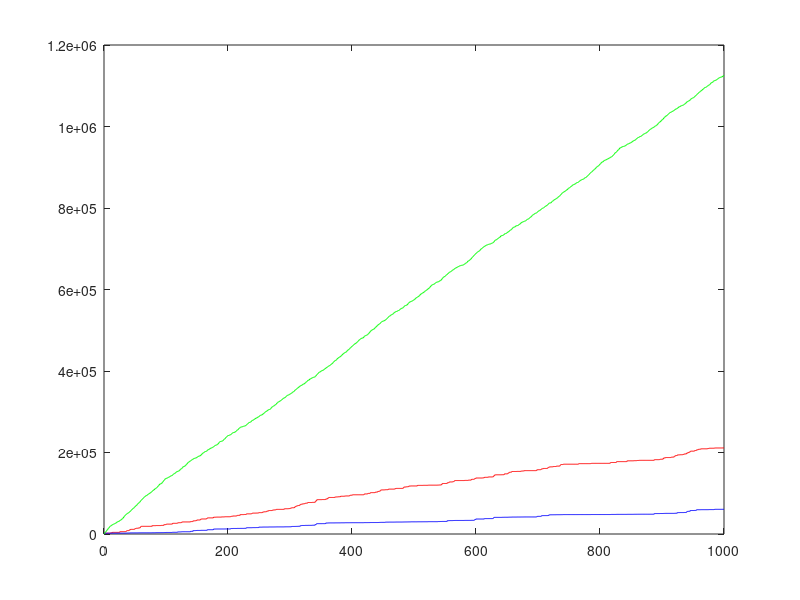

Here is the MATLAB script that generated this plot:
% Clear scope
clear;

% Simulation of Interaction
Interaction = 1000;

% Max bytes per webpages
MaxBytesWebPages = 200;

% Max bytes for each object web
MaxBytesObjectWeb = 2000;

% Probabilities
% - Access the same webpage
ProbSameWebPage = 0.8;
% - Web object repeated
ProbRepeated = 0.8;

% Inicialization - Algorithm

% Number of webpages to simulate
NumWebPages = Interaction;
% Variables to save that web pages can 
% access or have accessed
WebPagesToAccess = zeros(NumWebPages,1);
WebPagesAccessed = zeros(NumWebPages,1);

% Variables to plot
% Bytes Transfered
BytesTransferedAW = zeros(Interaction,1);
BytesTransferedNG = zeros(Interaction,1);
% Bytes used from each cache
BytesFromCacheAW = zeros(Interaction,1);
BytesFromCacheNG = zeros(Interaction,1);
% Bytes used in simulation
BytesUsed = zeros(Interaction,1);

% Bytes Transfered during the webpage access
% - For actual web
AWBytesTransfered = 0;
% - For NovaGenesis Web
NGBytesTransfered = 0;

% Total Bytes Used from Cache
TotalBytesUsedInAWCache = 0;
TotalBytesUsedInNGCache = 0;
% Total Bytes Used
TotalBytesUsed = 0;

% Generation of webpages data
% RANDI - Uniformly distributed pseudorandom integers
WebPagesData = randi(MaxBytesWebPages,NumWebPages,1);

% For each webpage:
for i = 1:NumWebPages
    % - Assign a repeated object
    WebPagesData(i,2) = randi(MaxBytesObjectWeb);
    % - Set index to provide a webpage can be accessed
    WebPagesToAccess(i,1) = i;
end

% Size of webpages accessed
ka_size = 1;

% First Interaction of Simulation
% Get random webpage to access and Set it to accessed
kta = randi(size(WebPagesToAccess,1));
k = WebPagesToAccess(kta);
WebPagesAccessed(ka_size) = k;
ka_size = ka_size + 1;
WebPagesToAccess(kta,:) = [];
% Total Bytes Transfered by first interaction
BytesToTransfer = WebPagesData(k,1) + WebPagesData(k,2);
AWBytesTransfered = AWBytesTransfered + BytesToTransfer;
NGBytesTransfered = NGBytesTransfered + BytesToTransfer;
TotalBytesUsed = TotalBytesUsed + BytesToTransfer;
% To Plot
BytesTransferedAW(1) = AWBytesTransfered;
BytesTransferedNG(1) = NGBytesTransfered;
BytesFromCacheAW(1) = TotalBytesUsedInAWCache;
BytesFromCacheNG(1) = TotalBytesUsedInNGCache;
BytesUsed(1) = TotalBytesUsed;

% Simulation for the rest of the interactions
for i = 1:Interaction-1
    UserAccess = rand();
    if( UserAccess <= ProbSameWebPage )
        % Access same webpage
        ka = randi(ka_size-1);
        k = WebPagesAccessed(ka,1);
        BytesInCache = WebPagesData(k,1) + WebPagesData(k,2);
        TotalBytesUsedInAWCache = TotalBytesUsedInAWCache + BytesInCache;
        TotalBytesUsedInNGCache = TotalBytesUsedInNGCache + BytesInCache;
        TotalBytesUsed = TotalBytesUsed + BytesInCache;
    else
        % Get random webpage to access and Set it to accessed
        kta = randi(size(WebPagesToAccess,1));
        k = WebPagesToAccess(kta);
        WebPagesAccessed(ka_size) = k;
        ka_size = ka_size + 1;
        WebPagesToAccess(kta,:) = [];
        
        ObjectRepeated = rand();
        if( ObjectRepeated <= ProbRepeated )
            % Accessing other webpage with objects repeated
            BytesToTransfer = WebPagesData(k,1) + WebPagesData(k,2);
            AWBytesTransfered = AWBytesTransfered + BytesToTransfer;
            TotalBytesUsed = TotalBytesUsed + BytesToTransfer;
            BytesToTransfer = WebPagesData(k,1);
            BytesInCache = WebPagesData(k,2);
            NGBytesTransfered = NGBytesTransfered + BytesToTransfer;
            TotalBytesUsedInNGCache = TotalBytesUsedInNGCache + BytesInCache;
        else
            % Accessing other webpage without objects repeated
            BytesToTransfer = WebPagesData(k,1) + WebPagesData(k,2);
            AWBytesTransfered = AWBytesTransfered + BytesToTransfer;
            NGBytesTransfered = NGBytesTransfered + BytesToTransfer;
            TotalBytesUsed = TotalBytesUsed + BytesToTransfer;
        end
    end
    % Saving to plot
    BytesTransferedAW(i+1) = AWBytesTransfered;
    BytesTransferedNG(i+1) = NGBytesTransfered;
    BytesFromCacheAW(i+1) = TotalBytesUsedInAWCache;
    BytesFromCacheNG(i+1) = TotalBytesUsedInNGCache;
    BytesUsed(i+1) = TotalBytesUsed;
end

%Plot
disp('Report: ')
disp(['- Interaction: ' num2str(Interaction)])
disp('- Bytes Transfered for:');
disp(['   Actual Web: ' num2str(AWBytesTransfered)])
disp(['   NovaGenesis Web: ' num2str(NGBytesTransfered)])
disp('- Bytes Used from:');
disp(['   AWCache: ' num2str(TotalBytesUsedInAWCache)])
disp(['   NGBrowser: ' num2str(TotalBytesUsedInNGCache)])
disp(['- Total Bytes Used: ' num2str(TotalBytesUsed)])
%disp('- Access Sequence of the Sites: ')
%disp(WebPagesAccessed);

% Set range and offset data
range = 0:1:Interaction;
BytesTransferedAW = [0;BytesTransferedAW];
BytesTransferedNG = [0;BytesTransferedNG];
BytesUsed = [0;BytesUsed];

plot(range,BytesTransferedAW,'r',range,BytesTransferedNG,'b',range,BytesUsed,'g');
%plot(range,BytesFromCacheAW,'b',range,BytesFromCacheNG,'r',range,BytesUsed,'g');













